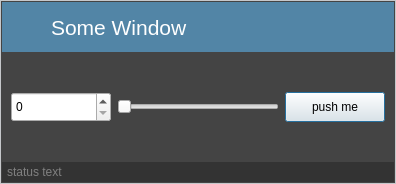
<?xml version="1.0" encoding="UTF-8"?>
<ui version="4.0">
 <class>Dialog</class>
 <widget class="QDialog" name="Dialog">
  <property name="geometry">
   <rect>
    <x>0</x>
    <y>0</y>
    <width>396</width>
    <height>184</height>
   </rect>
  </property>
  <property name="windowTitle">
   <string>my dialog</string>
  </property>
  <layout class="QHBoxLayout" name="horizontalLayout">
   <property name="spacing">
    <number>0</number>
   </property>
   <property name="margin">
    <number>0</number>
   </property>
   <item>
    <widget class="QFrame" name="windowMain">
     <property name="styleSheet">
      <string notr="true">QFrame {
    background-color:#444444;
	border-style: solid; 
	border: 1px solid #c5c7ca; 
	border-radius: 0px; 
}
</string>
     </property>
     <property name="frameShape">
      <enum>QFrame::StyledPanel</enum>
     </property>
     <property name="frameShadow">
      <enum>QFrame::Raised</enum>
     </property>
     <layout class="QVBoxLayout" name="verticalLayout">
      <property name="spacing">
       <number>0</number>
      </property>
      <property name="margin">
       <number>1</number>
      </property>
      <item>
       <widget class="QFrame" name="windowHeader">
        <property name="minimumSize">
         <size>
          <width>0</width>
          <height>50</height>
         </size>
        </property>
        <property name="maximumSize">
         <size>
          <width>16777215</width>
          <height>50</height>
         </size>
        </property>
        <property name="styleSheet">
         <string notr="true">QFrame {
    background-color:#5285a6;
    color: #FFFFFF;
	border: 0px; 
}
</string>
        </property>
        <property name="frameShape">
         <enum>QFrame::StyledPanel</enum>
        </property>
        <property name="frameShadow">
         <enum>QFrame::Raised</enum>
        </property>
        <layout class="QHBoxLayout" name="horizontalLayout_2">
         <property name="spacing">
          <number>4</number>
         </property>
         <property name="margin">
          <number>5</number>
         </property>
         <item>
          <widget class="QLabel" name="label_3">
           <property name="minimumSize">
            <size>
             <width>40</width>
             <height>40</height>
            </size>
           </property>
           <property name="maximumSize">
            <size>
             <width>40</width>
             <height>40</height>
            </size>
           </property>
           <property name="text">
            <string/>
           </property>
           <property name="pixmap">
            <pixmap>X:/tools/Maya/windows/2016/python/cacheTools/ico/cube24.png</pixmap>
           </property>
           <property name="scaledContents">
            <bool>true</bool>
           </property>
          </widget>
         </item>
         <item>
          <widget class="QLabel" name="label_2">
           <property name="font">
            <font>
             <pointsize>16</pointsize>
            </font>
           </property>
           <property name="text">
            <string>Some Window</string>
           </property>
          </widget>
         </item>
         <item>
          <widget class="QPushButton" name="closeBtn">
           <property name="minimumSize">
            <size>
             <width>40</width>
             <height>40</height>
            </size>
           </property>
           <property name="maximumSize">
            <size>
             <width>40</width>
             <height>40</height>
            </size>
           </property>
           <property name="styleSheet">
            <string notr="true">QPushButton {
    background-color:#5285a6;
	border: 0px;
	border-radius: 20px; 
}
QPushButton::pressed {
    background-color:#3077a6;

}</string>
           </property>
           <property name="text">
            <string/>
           </property>
           <property name="icon">
            <iconset>
             <normaloff>X:/tools/Maya/windows/2016/python/cacheTools/ico/close_btn.png</normaloff>X:/tools/Maya/windows/2016/python/cacheTools/ico/close_btn.png</iconset>
           </property>
           <property name="iconSize">
            <size>
             <width>40</width>
             <height>40</height>
            </size>
           </property>
           <property name="autoDefault">
            <bool>false</bool>
           </property>
           <property name="flat">
            <bool>true</bool>
           </property>
          </widget>
         </item>
        </layout>
       </widget>
      </item>
      <item>
       <widget class="QFrame" name="windowContent">
        <property name="styleSheet">
         <string notr="true">QFrame {
    background-color:#444444;
	border: 0px; 
	border-radius: 0px; 
}
</string>
        </property>
        <property name="frameShape">
         <enum>QFrame::StyledPanel</enum>
        </property>
        <property name="frameShadow">
         <enum>QFrame::Raised</enum>
        </property>
        <layout class="QGridLayout" name="gridLayout">
         <item row="0" column="0">
          <widget class="QSpinBox" name="spinbox">
           <property name="minimumSize">
            <size>
             <width>100</width>
             <height>30</height>
            </size>
           </property>
           <property name="maximumSize">
            <size>
             <width>16777215</width>
             <height>30</height>
            </size>
           </property>
          </widget>
         </item>
         <item row="0" column="1">
          <widget class="QSlider" name="slider">
           <property name="minimumSize">
            <size>
             <width>0</width>
             <height>30</height>
            </size>
           </property>
           <property name="maximumSize">
            <size>
             <width>16777215</width>
             <height>30</height>
            </size>
           </property>
           <property name="orientation">
            <enum>Qt::Horizontal</enum>
           </property>
          </widget>
         </item>
         <item row="0" column="2">
          <widget class="QPushButton" name="button">
           <property name="minimumSize">
            <size>
             <width>100</width>
             <height>30</height>
            </size>
           </property>
           <property name="maximumSize">
            <size>
             <width>16777215</width>
             <height>30</height>
            </size>
           </property>
           <property name="text">
            <string>push me</string>
           </property>
          </widget>
         </item>
        </layout>
       </widget>
      </item>
      <item>
       <widget class="QFrame" name="statusFrame">
        <property name="minimumSize">
         <size>
          <width>0</width>
          <height>20</height>
         </size>
        </property>
        <property name="maximumSize">
         <size>
          <width>16777215</width>
          <height>20</height>
         </size>
        </property>
        <property name="styleSheet">
         <string notr="true">QFrame {
    background-color:#333333;
	border: 0px; 
}
</string>
        </property>
        <property name="frameShape">
         <enum>QFrame::StyledPanel</enum>
        </property>
        <property name="frameShadow">
         <enum>QFrame::Raised</enum>
        </property>
        <layout class="QHBoxLayout" name="horizontalLayout_3">
         <property name="spacing">
          <number>5</number>
         </property>
         <property name="leftMargin">
          <number>5</number>
         </property>
         <property name="topMargin">
          <number>0</number>
         </property>
         <property name="rightMargin">
          <number>0</number>
         </property>
         <property name="bottomMargin">
          <number>0</number>
         </property>
         <item>
          <widget class="QLabel" name="label">
           <property name="styleSheet">
            <string notr="true">color: #808080;</string>
           </property>
           <property name="text">
            <string>status text</string>
           </property>
          </widget>
         </item>
         <item>
          <widget class="QLabel" name="label_5">
           <property name="sizePolicy">
            <sizepolicy hsizetype="Preferred" vsizetype="Preferred">
             <horstretch>0</horstretch>
             <verstretch>0</verstretch>
            </sizepolicy>
           </property>
           <property name="minimumSize">
            <size>
             <width>20</width>
             <height>20</height>
            </size>
           </property>
           <property name="maximumSize">
            <size>
             <width>20</width>
             <height>20</height>
            </size>
           </property>
           <property name="cursor">
            <cursorShape>SizeFDiagCursor</cursorShape>
           </property>
           <property name="mouseTracking">
            <bool>true</bool>
           </property>
           <property name="text">
            <string/>
           </property>
           <property name="pixmap">
            <pixmap>X:/tools/Maya/windows/2016/python/cacheTools/ico/ic_corner_white_48dp.png</pixmap>
           </property>
           <property name="scaledContents">
            <bool>true</bool>
           </property>
          </widget>
         </item>
        </layout>
       </widget>
      </item>
     </layout>
    </widget>
   </item>
  </layout>
 </widget>
 <resources/>
 <connections>
  <connection>
   <sender>closeBtn</sender>
   <signal>released()</signal>
   <receiver>Dialog</receiver>
   <slot>accept()</slot>
   <hints>
    <hint type="sourcelabel">
     <x>368</x>
     <y>26</y>
    </hint>
    <hint type="destinationlabel">
     <x>197</x>
     <y>91</y>
    </hint>
   </hints>
  </connection>
  <connection>
   <sender>slider</sender>
   <signal>valueChanged(int)</signal>
   <receiver>spinbox</receiver>
   <slot>setValue(int)</slot>
   <hints>
    <hint type="sourcelabel">
     <x>122</x>
     <y>109</y>
    </hint>
    <hint type="destinationlabel">
     <x>75</x>
     <y>109</y>
    </hint>
   </hints>
  </connection>
  <connection>
   <sender>spinbox</sender>
   <signal>valueChanged(int)</signal>
   <receiver>slider</receiver>
   <slot>setValue(int)</slot>
   <hints>
    <hint type="sourcelabel">
     <x>25</x>
     <y>107</y>
    </hint>
    <hint type="destinationlabel">
     <x>250</x>
     <y>107</y>
    </hint>
   </hints>
  </connection>
 </connections>
</ui>
